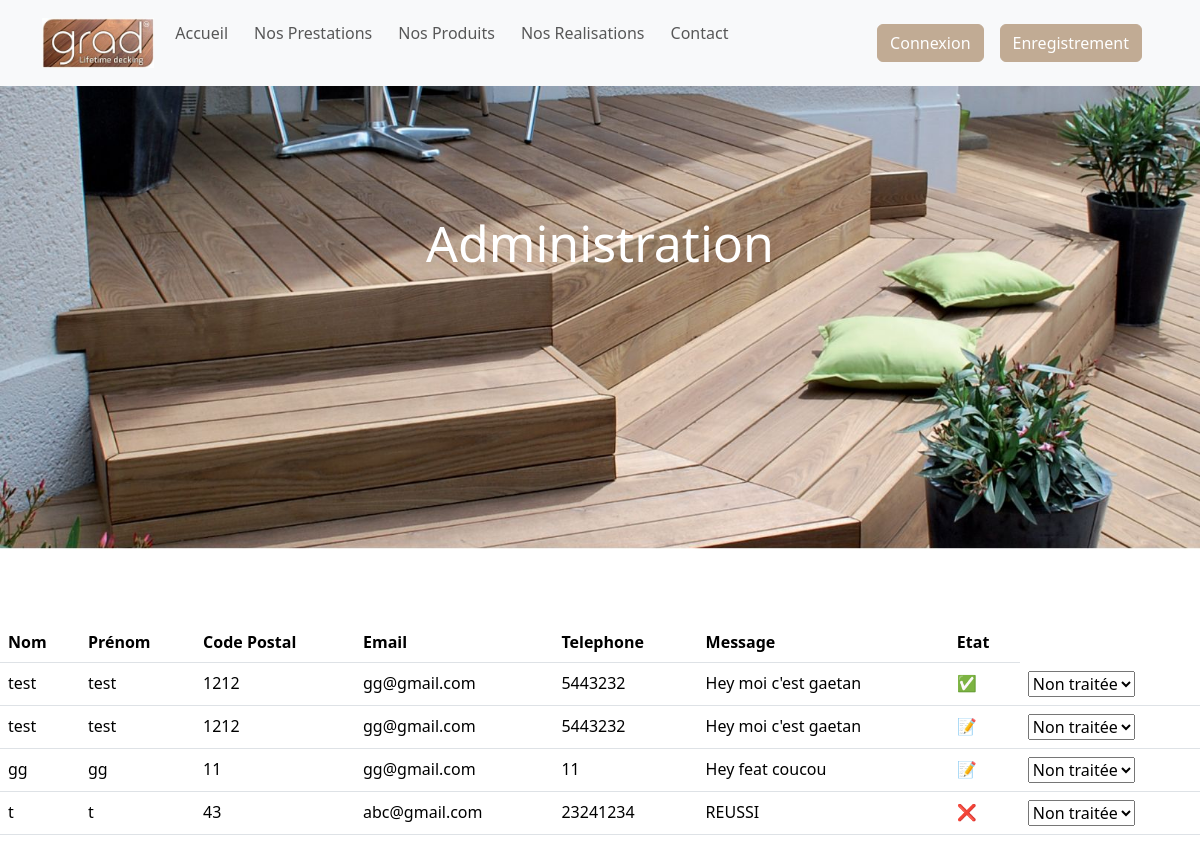
/Grad/html/admin.php, run on an earlier commit of the app's database.
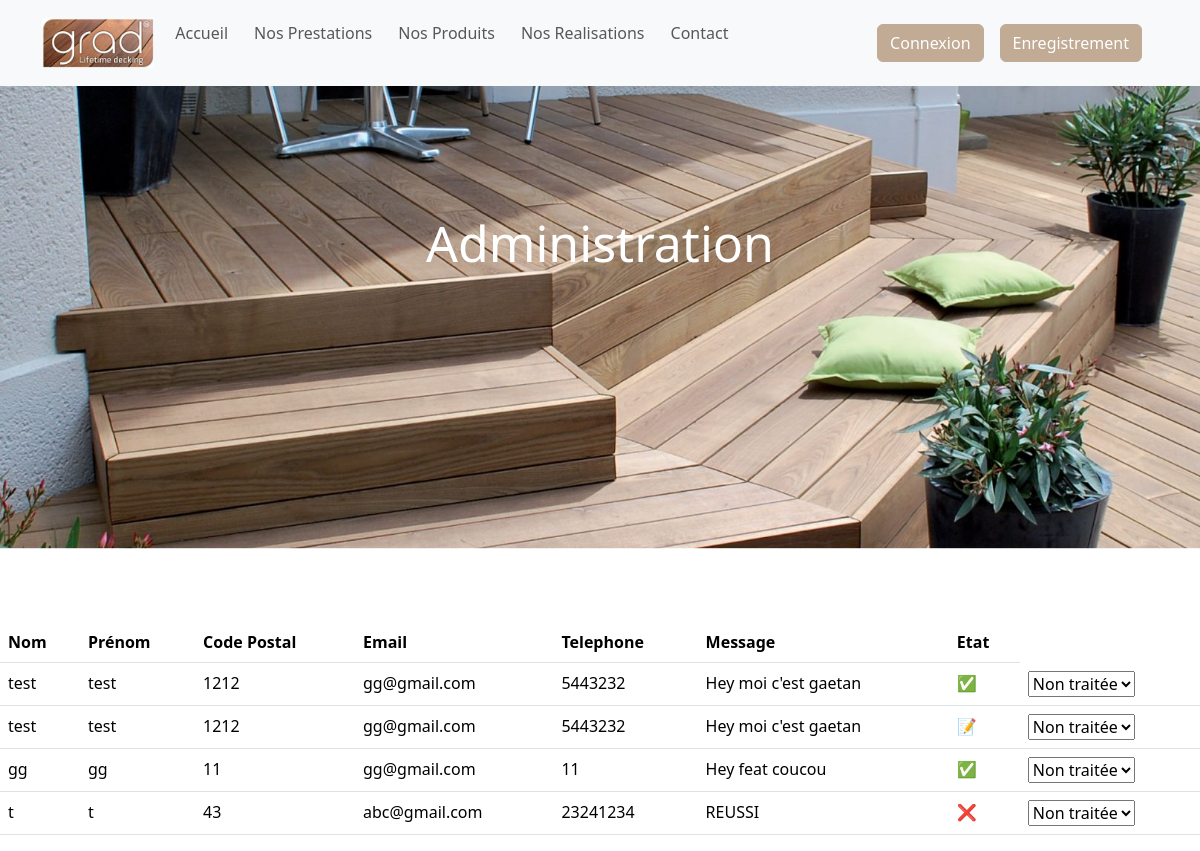
And on a later commit of the database.
### tables this page shows
CREATE TABLE `form` (
  `nom` text NOT NULL,
  `prenom` text NOT NULL,
  `cp` text NOT NULL,
  `email` text NOT NULL,
  `tel` text NOT NULL,
  `message` text NOT NULL,
  `etat` text NOT NULL,
  `id` int(11) NOT NULL AUTO_INCREMENT,
  PRIMARY KEY (`id`)
);

### Grad/html/admin.php (the view, shortened to what this page needs)
<!doctype html>
<html lang="fr">
<head>
    <link href="https://cdn.jsdelivr.net/npm/bootstrap@5.3.2/dist/css/bootstrap.min.css" rel="stylesheet">
    <link rel="stylesheet" href="../css/style.css">
</head>
<body>
<?php include 'nav.php' ?>
<div class="content-container">
    <section id="img">
        <span>Administration</span>
    </section>
<div id="tableauContainer">
<table class="table">
    <thead class="thead-dark">
    <tr>
        <th>Nom</th>
        <th>Prénom</th>
        <th>Code Postal</th>
        <th>Email</th>
        <th>Telephone</th>
        <th>Message</th>
        <th>Etat</th>
    </tr>
    </thead>
<?php
$serveur = "localhost";
$dbname = "grad";
$user = "mysql";
$pass = "mysql";
$db = new PDO("mysql:host=$serveur;dbname=$dbname",$user,$pass);
    $db ->setAttribute(PDO::ATTR_ERRMODE, PDO::ERRMODE_EXCEPTION);
$req = $db->query('SELECT id, nom, prenom, cp, email, tel, message, etat FROM form');
while ($donnees = $req->fetch()) { ?>
    <tr>
        <td><?php echo $donnees['nom']; ?></td>
        <td><?php echo $donnees['prenom']; ?></td>
        <td><?php echo $donnees['cp']; ?></td>
        <td><?php echo $donnees['email']; ?></td>
        <td><?php echo $donnees['tel']; ?></td>
        <td><?php echo $donnees['message']; ?></td>
        <td id="etat_<?php echo $donnees['id']; ?>"><?php echo $donnees['etat']; ?></td>
        <td>
            <select name="etat" class="etat-select" data-id="<?php echo $donnees['id']; ?>">
            <option value="❌">Non traitée</option>
            </select>
    </td>
</tr>
<?php }; ?>
</table>
</div>
</body>
</html>

What changed in the data, as far as the page shows it:
changed form "gg": etat "📝" → "✅"
